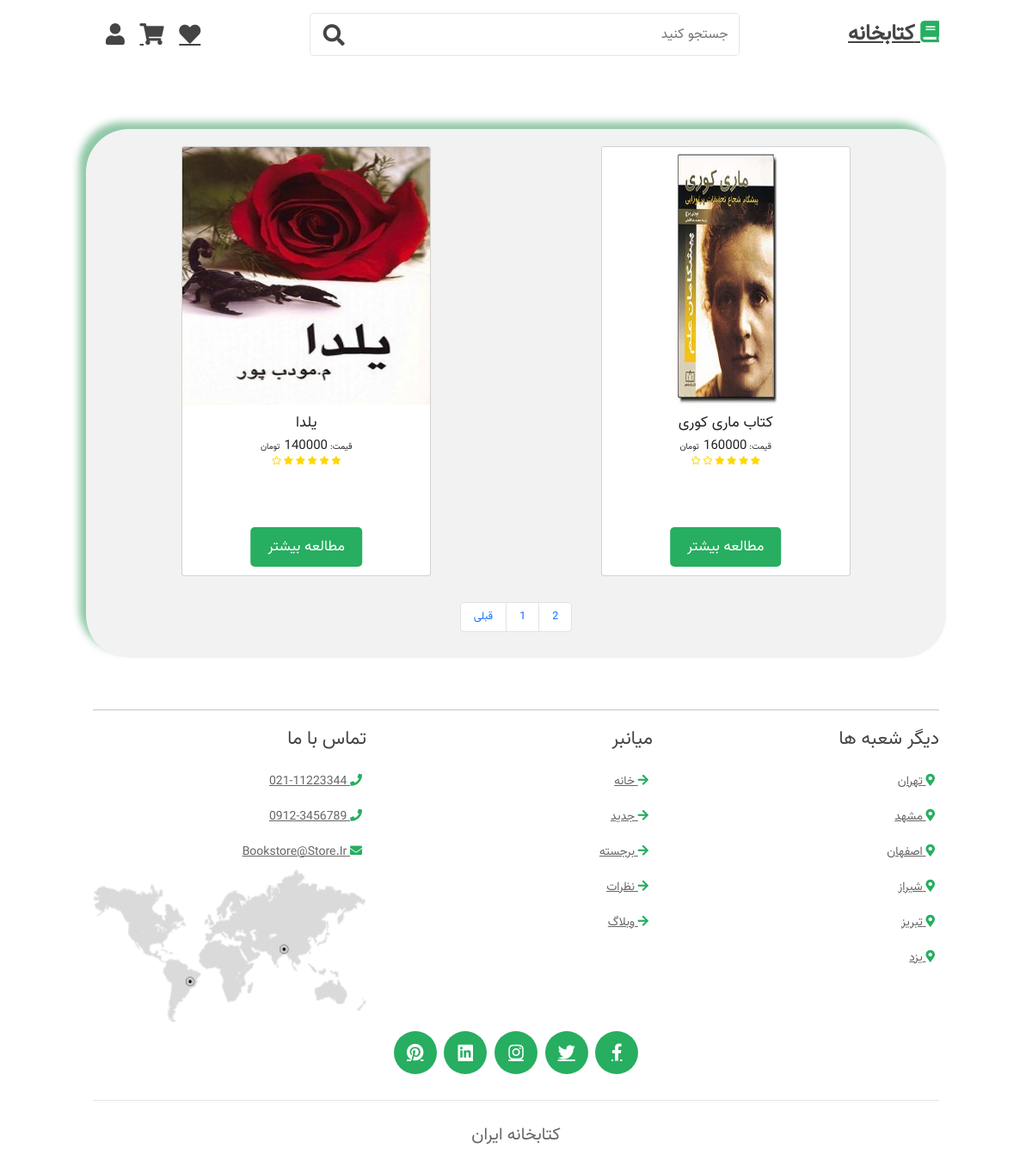
/books/newbook/?page=2, run on an earlier commit of the app's database.
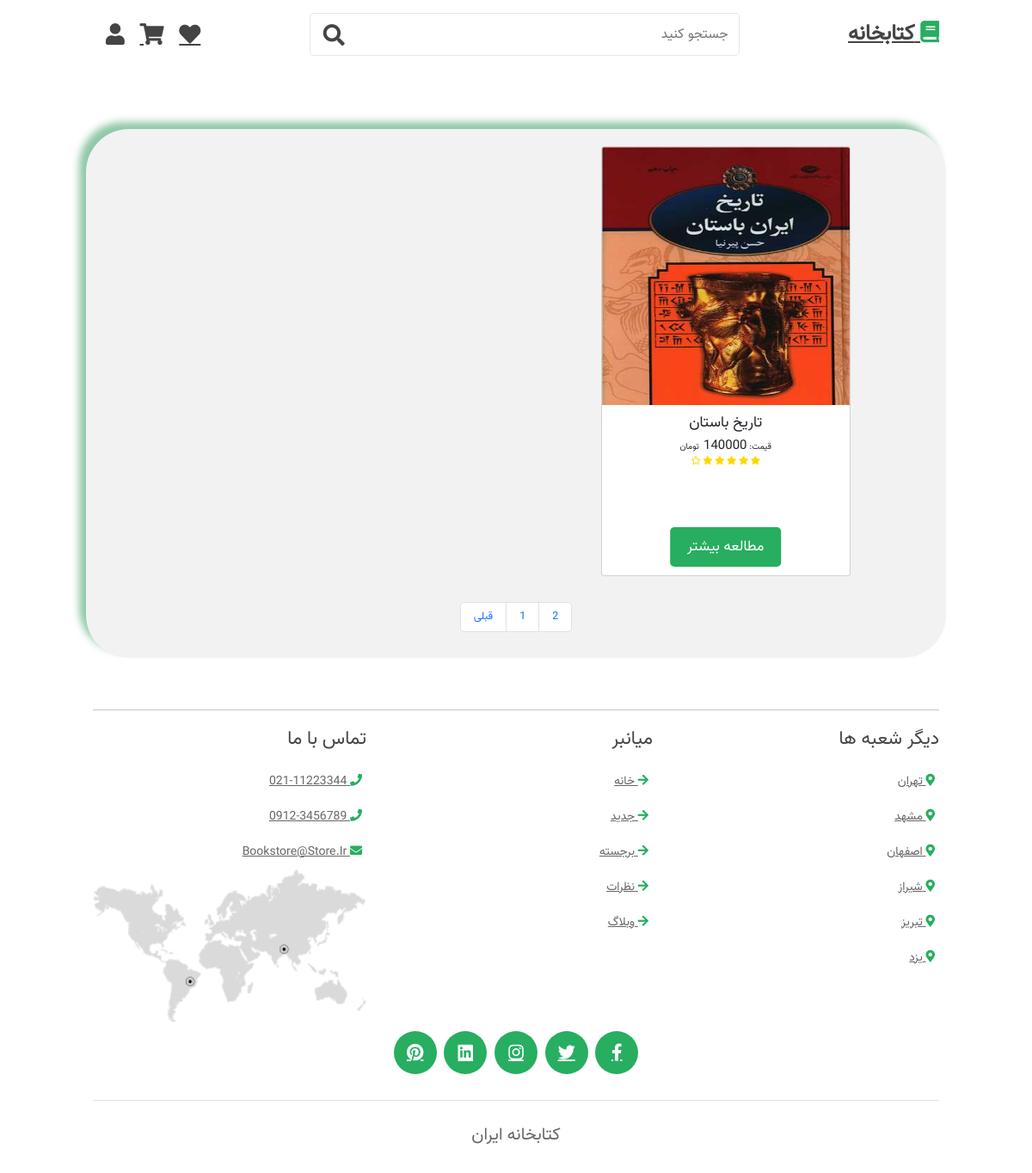
And on a later commit of the database.
### Shops/models.py (models this page shows, shortened)
class Product(models.Model):
    category = models.ForeignKey(Category, on_delete=models.CASCADE , verbose_name='دسته بندی')
    name = models.CharField(max_length=100 , verbose_name='نام کتاب')
    price = models.DecimalField(max_digits=10 , decimal_places=0 , verbose_name='قیمت')
    discount_price = models.DecimalField(max_digits=10 , decimal_places=0, default='0', verbose_name='قیمت تخفیف خورده')
    discount = models.BooleanField(default=False ,verbose_name='تخفیف دارد؟')
    description = models.TextField(verbose_name='توضیح کوتاه در رابطه با محصول' ,default='')
    writer_name = models.CharField(max_length=100 , verbose_name='نام نویسنده',default='')
    translator = models.CharField(max_length=100 , verbose_name='نام مترجم',default='-')
    is_translator = models.BooleanField(default=False, verbose_name='مترجم دارد ؟')
    new_book = models.BooleanField(default=False ,verbose_name='کتاب جدید؟')
    best_book = models.BooleanField(default=False ,verbose_name='کتاب برجسته؟')
    score = models.IntegerField(default=0 , validators=(MaxValueValidator(6) , MinValueValidator(0)))
    unfill_score = models.IntegerField(default=0)
    Inventory = models.BooleanField(default=True  , verbose_name='موجودی')
    count = models.IntegerField(default=0)
    image = models.ImageField(upload_to='products/', null=True, blank=True)
    slug = models.SlugField(db_index=True , null=True, blank=True)
    class Meta:
        verbose_name = 'محصولات'
        verbose_name_plural = 'محصول'

### Shops/views.py (the view)
# urls.py: path('books/newbook/', views.new_book, name='new_book'),
def new_book(request):
    newb = Product.objects.filter(new_book=True).order_by("-id")
    paginator = Paginator(newb, 4)
    page_number = request.GET.get('page')
    page_obj = paginator.get_page(page_number)
    return render(request, 'Shops/new_books.html', {'newbook': page_obj})

### Shops/templates/Shops/new_books.html (shortened to what this page needs)
{% extends 'Base.html' %}
{% load static %}
{% block content_block %}
    <div class="bardia"
         style="background-color: #f2f2f2; text-align: right; width: 88%; max-width: 1000px; padding: 20px; border-radius: 50px; margin: 0 auto; display: block;margin-top: 90px;box-shadow: -8px -8px 8px rgba(33, 145, 80, 0.5);">
        <div class="row">
            {% for item in newbook %}
                <div class="col-md-6 mb-4 d-flex justify-content-center">
                    <div class="card" style="width: 100%; max-width: 290px; height: 500px;">
                        <img class="card-img-top image" src="{{ item.image.url }}" alt="Card image cap"
                             style="height: 30rem;font-size: 2.2rem;">
                        <div class="card-body">
                            <div class="content" style="text-align: center">
                                <h3>{{ item.name }}</h3>
                                {% if item.discount %}
                                    قیمت :
                                    <span style="font-size: 15px; text-decoration: line-through; color: red;">{{ item.price }}</span>
                                    &nbsp;تومان<br>
                                    قیمت پس از تخفیف:
                                    <span style="font-size: 15px; color: green; font-weight: bold;">{{ item.discount_price }}</span>
                                    &nbsp;تومان<br>
                                {% else %}
                                    قیمت:
                                    <span style="font-size: 15px;">{{ item.price }}</span>
                                    &nbsp;تومان<br>
                                {% endif %}
                                <div class="stars" style="color: gold">
                                    {% with ''|center:item.score as range %}
                                        {% for star in range %}
                                            <i class="fas fa-star"></i>
                                        {% endfor %}
                                    {% endwith %}
                                    {% with ''|center:item.unfill_score as range %}
                                        {% for star in range %}
                                            <i class="far fa-star"></i>
                                        {% endfor %}
                                    {% endwith %}
                                </div>
                            </div>
                            <a href="{% url 'book_info' slug=item.slug %}" class="btn btn-primary" id="card_btn">مطالعه
                                بیشتر</a>
                        </div>
                    </div>
                </div>
            {% empty %}
                <p class="text-center">مقاله‌ای پیدا نشد.</p>
            {% endfor %}
        </div>
        <nav aria-label="Page navigation example" class="d-flex justify-content-center mt-4" style="direction: ltr">
            <ul class=" pagination pagination-lg rtl">
                {% if newbook.has_previous %}
                    <li class="page-item"><a class="page-link" href="?page={{ newbook.previous_page_number }}">قبلی</a>
                    </li>
                {% endif %}
                {% for page in newbook.paginator.page_range %}
                    {% if newbook.number == page %}
                        <li class="page-item"><a class="page-link" href="?page={{ page }}">{{ page }}</a></li>
                    {% else %}
                        <li class="page-item"><a class="page-link" href="?page={{ page }}">{{ page }}</a></li>
                    {% endif %}
                {% endfor %}
            </ul>
        </nav>
    </div>
{% endblock %}

What changed in the data, as far as the page shows it:
no longer on this page (row edited): Product: image (picture), name "کتاب ماری کوری", price "160000", score 4 (drawn), unfill_score 2 (drawn)
removed Product: image (picture), name "یلدا", price "140000", score 5 (drawn), unfill_score 1 (drawn)
now on this page (row edited): Product: image (picture), name "تاریخ باستان", price "140000", score 5 (drawn), unfill_score 1 (drawn)
